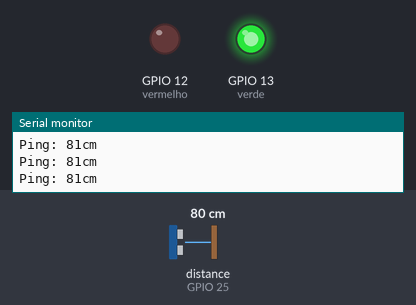
A sketch run on a simulated ESP32. Shown: output pins drawn as LEDs (lit = HIGH), the last lines printed to the serial monitor. The test bench sets the inputs (shaded band); at power-on: distance to the obstacle (sensor on GPIO 25) 80 cm. The echo pulse lasts 58.3 µs per cm.

Above: at 1.5 s.
1.6 s: distance to the obstacle (sensor on GPIO 25) set to 34 cm
3.3 s: distance to the obstacle (sensor on GPIO 25) set to 27 cm
At 4.7 s:
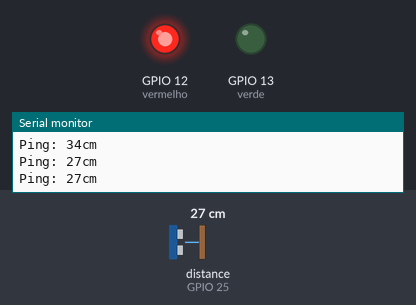
5.0 s: distance to the obstacle (sensor on GPIO 25) set to 35 cm
At 6.8 s:
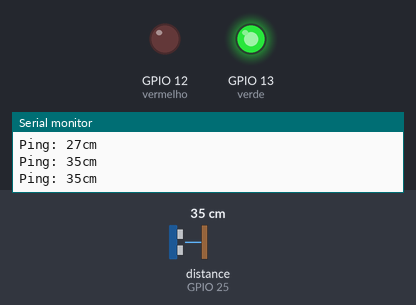
7.1 s: distance to the obstacle (sensor on GPIO 25) set to 2 cm
At 8.6 s:
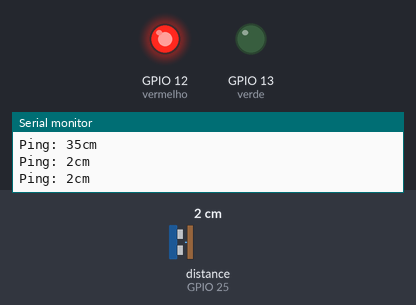
Timing chart, 0 to 10.1 s (numbered marks = the images above; inputs shaded):
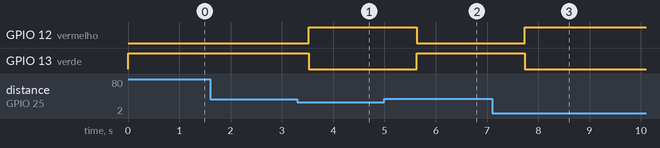

The sketch:

estacionamentonewping.ino
```cpp
#include <NewPing.h>

#define TRIGGER_PIN  26
#define ECHO_PIN     25
#define MAX_DISTANCE 200
#define vermelho 12
#define verde 13

int distancia = 0;

NewPing sonar(TRIGGER_PIN, ECHO_PIN, MAX_DISTANCE);

void setup() {
  Serial.begin(115200);
  pinMode(vermelho,OUTPUT);
  pinMode(verde,OUTPUT);
}

void loop() {

  distancia = sonar.ping_cm();
  digitalWrite(verde,HIGH);
  digitalWrite(vermelho,LOW);
  Serial.print("Ping: ");
  Serial.print(distancia);
  Serial.println("cm");
  if( ( distancia <= 30 ) && ( distancia != 0 ) ){
    digitalWrite(verde,LOW);
    digitalWrite(vermelho,HIGH);
    }

  delay(700);
}
```

Measured:
- the behaviour switches between 31 and 30 cm on distance to the obstacle (sensor on GPIO 25) (found by bisection; images 0 and 1)
- after the input at 3.3 s, GPIO 12 (vermelho): LOW → HIGH after 0.22 s; GPIO 13 (verde): HIGH → LOW after 0.22 s
- after the input at 5.0 s, GPIO 12 (vermelho): HIGH → LOW after 0.63 s; GPIO 13 (verde): LOW → HIGH after 0.63 s
- after the input at 7.1 s, GPIO 12 (vermelho): LOW → HIGH after 0.64 s; GPIO 13 (verde): HIGH → LOW after 0.64 s
